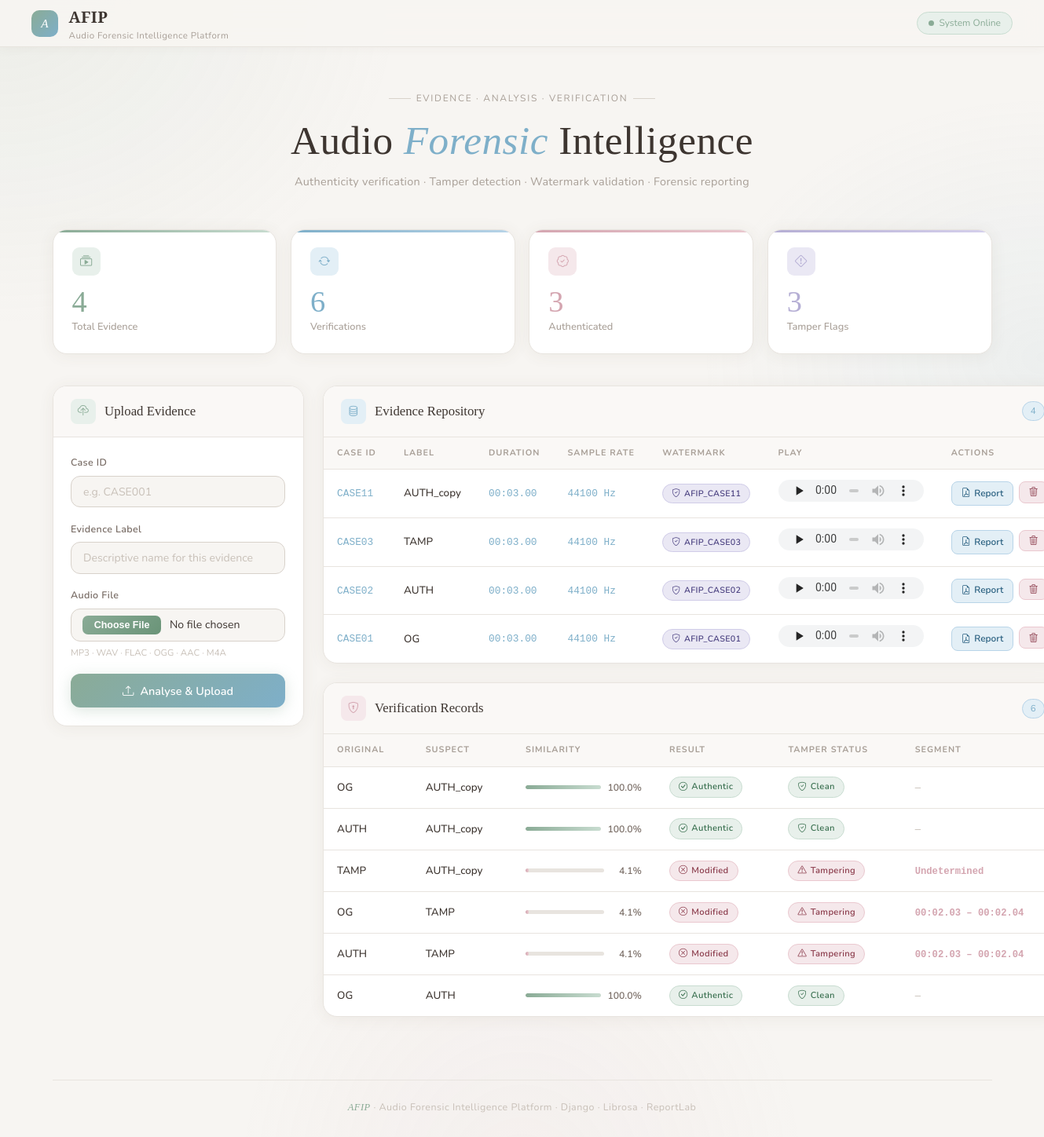
The page / on the database its author committed.
### forensic/models.py (models this page shows, shortened)
class AudioFile(models.Model):
    case_id = models.CharField(max_length=50)
    filename = models.CharField(max_length=255)
    audio_file = models.FileField(upload_to='audio/')
    duration = models.FloatField(null=True, blank=True)
    sample_rate = models.IntegerField(null=True, blank=True)
    fingerprint = models.TextField(null=True, blank=True)
    mfcc_features = models.TextField(null=True, blank=True)
    watermark = models.CharField(max_length=100, null=True, blank=True)
    uploaded_at = models.DateTimeField(auto_now_add=True)
    class Meta:
        ordering = ['-uploaded_at']
    def __str__(self):
        return self.filename
    def duration_display(self):
        if self.duration is None:
            return "N/A"
        mins = int(self.duration // 60)
        secs = self.duration % 60
        return f"{mins:02d}:{secs:05.2f}"

class VerificationRecord(models.Model):
    original_audio = models.ForeignKey(
        AudioFile,
        on_delete=models.CASCADE,
        related_name='original_records',
    )
    suspect_audio = models.ForeignKey(
        AudioFile,
        on_delete=models.CASCADE,
        related_name='suspect_records',
    )
    similarity_score = models.FloatField(default=0)
    tamper_status = models.CharField(max_length=50, default="Unknown")
    tampered_segment = models.CharField(max_length=100, null=True, blank=True)
    result = models.CharField(max_length=50)
    created_at = models.DateTimeField(auto_now_add=True)
    class Meta:
        unique_together = ('original_audio', 'suspect_audio')
        ordering = ['-created_at']

### forensic/views.py (the view)
# urls.py: path('', views.home, name='home'),
def home(request):
    if request.method == 'POST':
        form = AudioFileForm(request.POST, request.FILES)
        if form.is_valid():
            uploaded_file = request.FILES.get('audio_file')
            if not is_valid_audio_file(uploaded_file):
                messages.error(
                    request,
                    "Invalid file type. Please upload an audio file "
                    "(.mp3, .wav, .ogg, .flac, .aac, .m4a)."
                )
                return redirect('/')
            try:
                audio = form.save()
                y, sr = librosa.load(audio.audio_file.path, sr=None)
                duration = librosa.get_duration(y=y, sr=sr)
                audio.duration = round(duration, 3)
                audio.sample_rate = int(sr)
                mfcc = librosa.feature.mfcc(y=y, sr=sr, n_mfcc=13)
                mfcc_mean = mfcc.mean(axis=1)
                audio.mfcc_features = ",".join(
                    [str(float(v)) for v in mfcc_mean]
                )
                fingerprint_data = "_".join(
                    [f"{v:.4f}" for v in mfcc_mean]
                )
                audio.fingerprint = hashlib.sha256(
                    fingerprint_data.encode()
                ).hexdigest()
                audio.watermark = f"AFIP_{audio.case_id}"
                audio.save()
                existing_files = AudioFile.objects.exclude(id=audio.id)
                for existing in existing_files:
                    if not existing.mfcc_features:
                        continue
                    similarity, result = compare_mfcc_features(
                        audio.mfcc_features,
                        existing.mfcc_features
                    )
                    if similarity < 80:
                        tamper_status = "Potential Tampering"
                        try:
                            y2, sr2 = librosa.load(existing.audio_file.path, sr=None)
                            hop_length = 512
                            mfcc_new = librosa.feature.mfcc(y=y,  sr=sr,  n_mfcc=13, hop_length=hop_length)
                            mfcc_old = librosa.feature.mfcc(y=y2, sr=sr2, n_mfcc=13, hop_length=hop_length)
                            min_frames = min(mfcc_new.shape[1], mfcc_old.shape[1])
                            mfcc_new = mfcc_new[:, :min_frames]
                            mfcc_old = mfcc_old[:, :min_frames]
                            frame_diffs = np.linalg.norm(mfcc_new - mfcc_old, axis=0)
                            peak_frame = int(np.argmax(frame_diffs))
                            threshold = np.percentile(frame_diffs, 70)
                            above = frame_diffs > threshold
                            start_frame = peak_frame
                            end_frame   = peak_frame
                            while start_frame > 0 and above[start_frame - 1]:
                                start_frame -= 1
                            while end_frame < min_frames - 1 and above[end_frame + 1]:
                                end_frame += 1
                            def frames_to_ts(f):
                                secs = (f * hop_length) / sr
                                m = int(secs // 60)
                                s = secs % 60
                                return f"{m:02d}:{s:05.2f}"
                            tampered_segment = (
                                f"{frames_to_ts(start_frame)} – {frames_to_ts(end_frame)}"
                            )
                        except Exception:
                            tampered_segment = "Undetermined"
                    else:
                        tamper_status = "No Tampering"
                        tampered_segment = "None"
                    VerificationRecord.objects.update_or_create(
                        original_audio=existing,
                        suspect_audio=audio,
                        defaults={
                            'similarity_score': similarity,
                            'result': result,
                            'tamper_status': tamper_status,
                            'tampered_segment': tampered_segment,
                        }
                    )
                messages.success(
                    request,
                    f"Audio '{audio.filename}' uploaded and analysed successfully."
                )
            except Exception as e:
                try:
                    audio.delete()
                except Exception:
                    pass
                messages.error(
                    request,
                    f"Failed to process audio file: {str(e)}. "
                    "Please ensure the file is a valid audio file."
                )
            return redirect('/')
    else:
        form = AudioFileForm()
    audio_files = AudioFile.objects.all().order_by('-uploaded_at')
    verification_records = VerificationRecord.objects.all().order_by('-id')
    total_audio = AudioFile.objects.count()
    total_verifications = VerificationRecord.objects.count()
    total_authentic = VerificationRecord.objects.filter(result="Authentic").count()
    total_tampered = VerificationRecord.objects.filter(
        tamper_status="Potential Tampering"
    ).count()
    return render(request, 'home.html', {
        'form': form,
        'audio_files': audio_files,
        'verification_records': verification_records,
        'total_audio': total_audio,
        'total_verifications': total_verifications,
        'total_authentic': total_authentic,
        'total_tampered': total_tampered,
    })

### forensic/forms.py (shortened to what this page needs)
class AudioFileForm(forms.ModelForm):
    class Meta:
        model = AudioFile
        fields = ['case_id', 'filename', 'audio_file']
        widgets = {
            'case_id': forms.TextInput(attrs={
                'class': 'form-control',
                'placeholder': 'e.g. CASE001',
            }),
            'filename': forms.TextInput(attrs={
                'class': 'form-control',
                'placeholder': 'Descriptive name for this evidence',
            }),
            'audio_file': forms.ClearableFileInput(attrs={
                'class': 'form-control',
                'accept': '.mp3,.wav,.ogg,.flac,.aac,.m4a',
            }),
        }
        labels = {
            'case_id': 'Case ID',
            'filename': 'Evidence Label',
            'audio_file': 'Audio File',
        }

### forensic/templates/home.html (shortened to what this page needs)
<!DOCTYPE html>
<html lang="en">
<head>
  <link rel="stylesheet" href="https://cdn.jsdelivr.net/npm/bootstrap-icons@1.11.3/font/bootstrap-icons.min.css"/>
</head>
<body>
<nav class="topbar">
  <a href="/" class="brand">
    <div class="brand-logo">A</div>
    <div>
      <div class="brand-title">AFIP</div>
      <div class="brand-sub">Audio Forensic Intelligence Platform</div>
    </div>
  </a>
  <div class="nav-pill"><div class="pulse"></div> System Online</div>
</nav>
<div class="page">
  <div class="hero">
    <div class="hero-eyebrow">Evidence · Analysis · Verification</div>
    <h1 class="hero-title">Audio <em>Forensic</em> Intelligence</h1>
    <p class="hero-sub">Authenticity verification · Tamper detection · Watermark validation · Forensic reporting</p>
  </div>
  <div class="stats">
    <div class="stat s">
      <div class="stat-icon"><i class="bi bi-collection-play"></i></div>
      <div class="stat-num">{{ total_audio }}</div>
      <div class="stat-lbl">Total Evidence</div>
    </div>
    <div class="stat b">
      <div class="stat-icon"><i class="bi bi-arrow-repeat"></i></div>
      <div class="stat-num">{{ total_verifications }}</div>
      <div class="stat-lbl">Verifications</div>
    </div>
    <div class="stat p">
      <div class="stat-icon"><i class="bi bi-patch-check"></i></div>
      <div class="stat-num">{{ total_authentic }}</div>
      <div class="stat-lbl">Authenticated</div>
    </div>
    <div class="stat l">
      <div class="stat-icon"><i class="bi bi-exclamation-diamond"></i></div>
      <div class="stat-num">{{ total_tampered }}</div>
      <div class="stat-lbl">Tamper Flags</div>
    </div>
  </div>
  <div class="layout">
    <div>
      <div class="panel">
        <div class="panel-head">
          <div class="panel-icon s"><i class="bi bi-cloud-upload"></i></div>
          <span class="panel-title">Upload Evidence</span>
        </div>
        <div class="panel-body">
          <form method="POST" enctype="multipart/form-data" id="upload-form">
            <div class="field">
              <label>Case ID</label>
              {{ form.case_id }}
            </div>
            <div class="field">
              <label>Evidence Label</label>
              {{ form.filename }}
            </div>
            <div class="field">
              <label>Audio File</label>
              {{ form.audio_file }}
              <div class="field-hint">MP3 · WAV · FLAC · OGG · AAC · M4A</div>
            </div>
            <button type="submit" class="btn-upload" id="upload-btn">
              <i class="bi bi-upload"></i>
              <span id="btn-text">Analyse &amp; Upload</span>
            </button>
          </form>
        </div>
      </div>
    </div>
    <div class="right">
      <div class="panel">
        <div class="panel-head">
          <div class="panel-icon b"><i class="bi bi-database"></i></div>
          <span class="panel-title">Evidence Repository</span>
          <span class="panel-count">{{ total_audio }}</span>
        </div>
        <div class="tbl-wrap">
          <table class="tbl">
            <thead>
              <tr>
                <th>Case ID</th><th>Label</th><th>Duration</th>
                <th>Sample Rate</th><th>Watermark</th><th>Play</th><th>Actions</th>
              </tr>
            </thead>
            <tbody>
            {% for audio in audio_files %}
              <tr>
                <td class="mono">{{ audio.case_id }}</td>
                <td class="hi">{{ audio.filename }}</td>
                <td class="mono">{{ audio.duration_display }}</td>
                <td class="mono">{{ audio.sample_rate|default:"—" }} Hz</td>
                <td>
                  {% if audio.watermark %}
                    <span class="badge b-wm"><i class="bi bi-shield-check"></i>{{ audio.watermark }}</span>
                  {% else %}—{% endif %}
                </td>
                <td><audio controls preload="none" src="/media/{{ audio.audio_file }}"></audio></td>
                <td>
                  <div style="display:flex;gap:.4rem;">
                    <a href="{% url 'report' audio.id %}" class="btn-sm btn-report">
                      <i class="bi bi-file-earmark-pdf"></i> Report
                    </a>
                    <form method="POST" action="{% url 'delete_audio' audio.id %}" style="display:inline"
                          onsubmit="return confirm('Delete \'{{ audio.filename }}\'?')">
                      <button type="submit" class="btn-sm btn-del"><i class="bi bi-trash3"></i></button>
                    </form>
                  </div>
                </td>
              </tr>
            {% empty %}
              <tr class="empty"><td colspan="7">No evidence uploaded yet</td></tr>
            {% endfor %}
            </tbody>
          </table>
        </div>
      </div>
      <div class="panel">
        <div class="panel-head">
          <div class="panel-icon p"><i class="bi bi-shield-lock"></i></div>
          <span class="panel-title">Verification Records</span>
          <span class="panel-count">{{ total_verifications }}</span>
        </div>
        <div class="tbl-wrap">
          <table class="tbl">
            <thead>
              <tr>
                <th>Original</th><th>Suspect</th><th>Similarity</th>
                <th>Result</th><th>Tamper Status</th><th>Segment</th>
              </tr>
            </thead>
            <tbody>
            {% for r in verification_records %}
              <tr>
                <td class="hi">{{ r.original_audio }}</td>
                <td class="hi">{{ r.suspect_audio }}</td>
                <td>
                  <div class="sim-wrap">
                    <div class="sim-track">
                      <div class="sim-fill" data-w="{{ r.similarity_score|floatformat:0 }}" style="width:0%;background:{% if r.similarity_score >= 80 %}linear-gradient(90deg,var(--sage),var(--sage-light)){% elif r.similarity_score >= 50 %}linear-gradient(90deg,var(--blue),var(--blue-light)){% else %}linear-gradient(90deg,var(--blush),var(--blush-light)){% endif %};"></div>
                    </div>
                    <span class="sim-val">{{ r.similarity_score|floatformat:1 }}%</span>
                  </div>
                </td>
                <td>
                  {% if r.result == "Authentic" %}
                    <span class="badge b-auth"><i class="bi bi-check-circle"></i>Authentic</span>
                  {% elif r.result == "Likely Authentic" %}
                    <span class="badge b-likely"><i class="bi bi-check-circle"></i>Likely Authentic</span>
                  {% else %}
                    <span class="badge b-mod"><i class="bi bi-x-circle"></i>Modified</span>
                  {% endif %}
                </td>
                <td>
                  {% if r.tamper_status == "No Tampering" %}
                    <span class="badge b-clean"><i class="bi bi-shield-check"></i>Clean</span>
                  {% else %}
                    <span class="badge b-tamper"><i class="bi bi-exclamation-triangle"></i>Tampering</span>
                  {% endif %}
                </td>
                <td>
                  {% if r.tampered_segment and r.tampered_segment != "None" %}
                    <span class="seg has">{{ r.tampered_segment }}</span>
                  {% else %}<span class="seg none">—</span>{% endif %}
                </td>
              </tr>
            {% empty %}
              <tr class="empty"><td colspan="6">No verification records yet</td></tr>
            {% endfor %}
            </tbody>
          </table>
        </div>
      </div>
    </div>
  </div>
  <footer>
    <span>AFIP</span> · Audio Forensic Intelligence Platform · Django · Librosa · ReportLab
  </footer>
</div>
</body>
</html>

### rows shown on the page
AudioFile: case_id "CASE11", filename "AUTH_copy", duration_display "00:03.00", sample_rate "44100", watermark "AFIP_CASE11"
AudioFile: case_id "CASE03", filename "TAMP", duration_display "00:03.00", sample_rate "44100", watermark "AFIP_CASE03"
AudioFile: case_id "CASE02", filename "AUTH", duration_display "00:03.00", sample_rate "44100", watermark "AFIP_CASE02"
AudioFile: case_id "CASE01", filename "OG", duration_display "00:03.00", sample_rate "44100", watermark "AFIP_CASE01"
VerificationRecord: original_audio "OG", suspect_audio "AUTH_copy", similarity_score "100.0", result "Authentic" (drawn), tamper_status "No Tampering" (drawn)
VerificationRecord: original_audio "AUTH", suspect_audio "AUTH_copy", similarity_score "100.0", result "Authentic" (drawn), tamper_status "No Tampering" (drawn)
VerificationRecord: original_audio "TAMP", suspect_audio "AUTH_copy", similarity_score "4.1", shows "Modified", shows "Tampering", tampered_segment "Undetermined"
VerificationRecord: original_audio "OG", suspect_audio "TAMP", similarity_score "4.1", shows "Modified", shows "Tampering", tampered_segment "00:02.03 – 00:02.04"
VerificationRecord: original_audio "AUTH", suspect_audio "TAMP", similarity_score "4.1", shows "Modified", shows "Tampering", tampered_segment "00:02.03 – 00:02.04"
VerificationRecord: original_audio "OG", suspect_audio "AUTH", similarity_score "100.0", result "Authentic" (drawn), tamper_status "No Tampering" (drawn)

### other values the page prints
{{ total_audio }} "4"
{{ total_verifications }} "6"
{{ total_authentic }} "3"
{{ total_tampered }} "3"
